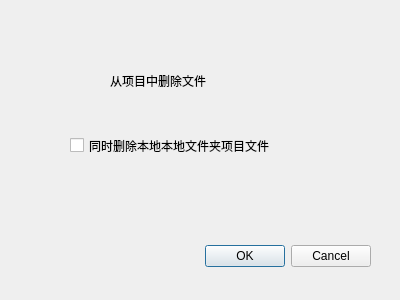
<?xml version="1.0" encoding="UTF-8"?>
<ui version="4.0">
 <class>RemoveProDialog</class>
 <widget class="QDialog" name="RemoveProDialog">
  <property name="geometry">
   <rect>
    <x>0</x>
    <y>0</y>
    <width>400</width>
    <height>300</height>
   </rect>
  </property>
  <property name="windowTitle">
   <string>Dialog</string>
  </property>
  <widget class="QDialogButtonBox" name="buttonBox">
   <property name="geometry">
    <rect>
     <x>30</x>
     <y>240</y>
     <width>341</width>
     <height>32</height>
    </rect>
   </property>
   <property name="orientation">
    <enum>Qt::Horizontal</enum>
   </property>
   <property name="standardButtons">
    <set>QDialogButtonBox::Cancel|QDialogButtonBox::Ok</set>
   </property>
  </widget>
  <widget class="QLabel" name="label">
   <property name="geometry">
    <rect>
     <x>110</x>
     <y>50</y>
     <width>131</width>
     <height>61</height>
    </rect>
   </property>
   <property name="text">
    <string>从项目中删除文件</string>
   </property>
  </widget>
  <widget class="QCheckBox" name="checkBox">
   <property name="geometry">
    <rect>
     <x>70</x>
     <y>110</y>
     <width>291</width>
     <height>71</height>
    </rect>
   </property>
   <property name="text">
    <string>同时删除本地本地文件夹项目文件</string>
   </property>
  </widget>
 </widget>
 <resources/>
 <connections>
  <connection>
   <sender>buttonBox</sender>
   <signal>accepted()</signal>
   <receiver>RemoveProDialog</receiver>
   <slot>accept()</slot>
   <hints>
    <hint type="sourcelabel">
     <x>248</x>
     <y>254</y>
    </hint>
    <hint type="destinationlabel">
     <x>157</x>
     <y>274</y>
    </hint>
   </hints>
  </connection>
  <connection>
   <sender>buttonBox</sender>
   <signal>rejected()</signal>
   <receiver>RemoveProDialog</receiver>
   <slot>reject()</slot>
   <hints>
    <hint type="sourcelabel">
     <x>316</x>
     <y>260</y>
    </hint>
    <hint type="destinationlabel">
     <x>286</x>
     <y>274</y>
    </hint>
   </hints>
  </connection>
 </connections>
</ui>
